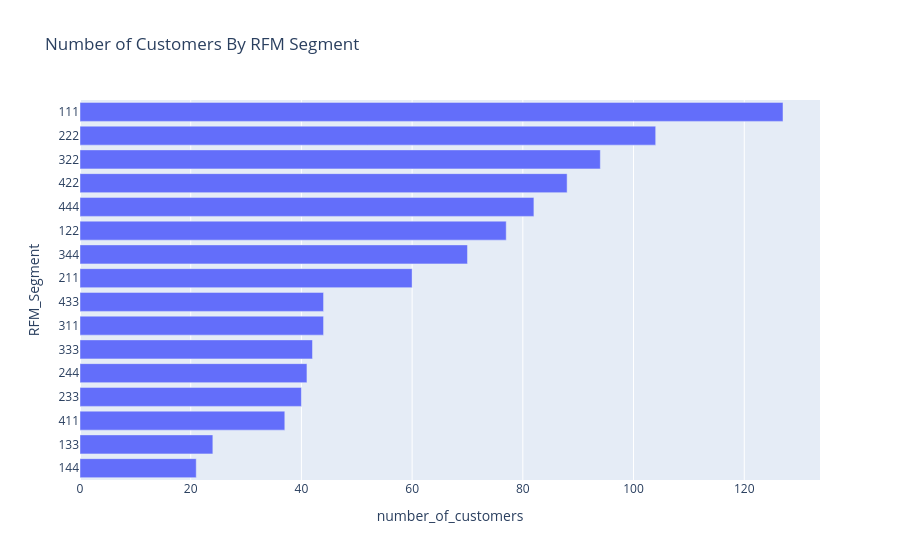

Here is the notebook cell this chart was saved with:
### Code cell
px.bar(rfm_segments.sort_values('number_of_customers'),
       y =  'RFM_Segment',
       x =  'number_of_customers',
       orientation = 'h',
       title = 'Number of Customers By RFM Segment'
       )

### Figure 1 — Plotly figure (JSON) as saved in the notebook; plotly's stock layout.template omitted (floating-point values rounded to 4 significant figures)
{"data": [{"hovertemplate": "number_of_customers=%{x}<br>RFM_Segment=%{y}<extra></extra>", "legendgroup": "", "marker": {"color": "#636efa", "pattern": {"shape": ""}}, "name": "", "orientation": "h", "showlegend": false, "textposition": "auto", "type": "bar", "x": [21, 24, 37, 40, 41, 42, 44, 44, 60, 70, 77, 82, 88, 94, 104, 127], "xaxis": "x", "y": ["144", "133", "411", "233", "244", "333", "311", "433", "211", "344", "122", "444", "422", "322", "222", "111"], "yaxis": "y"}], "layout": {"barmode": "relative", "legend": {"tracegroupgap": 0}, "title": {"text": "Number of Customers By RFM Segment"}, "xaxis": {"anchor": "y", "domain": [0, 1], "title": {"text": "number_of_customers"}}, "yaxis": {"anchor": "x", "domain": [0, 1], "title": {"text": "RFM_Segment"}}}}
